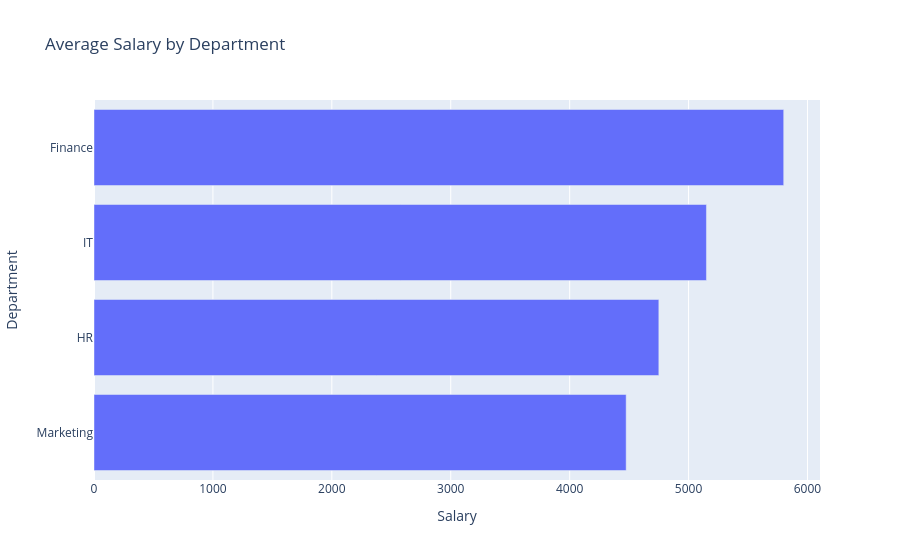

Notebook code cell kept with this figure:
### Code cell
avg_salary =  merge_df.groupby('department')['salary'].mean().sort_values()
fig1 = px.bar(
    x=avg_salary.values,
    y=avg_salary.index,
    title= "Average Salary by Department"
)
fig1.update_layout(xaxis_title="Salary", yaxis_title="Department")
fig1.show()

### Figure 1 — Plotly figure (JSON) as saved in the notebook; plotly's stock layout.template omitted (floating-point values rounded to 4 significant figures)
{"data": [{"hovertemplate": "x=%{x}<br>y=%{y}<extra></extra>", "legendgroup": "", "marker": {"color": "#636efa", "pattern": {"shape": ""}}, "name": "", "orientation": "h", "showlegend": false, "textposition": "auto", "type": "bar", "x": [4475.0, 4750.0, 5150.0, 5800.0], "xaxis": "x", "y": ["Marketing", "HR", "IT", "Finance"], "yaxis": "y"}], "layout": {"barmode": "relative", "legend": {"tracegroupgap": 0}, "title": {"text": "Average Salary by Department"}, "xaxis": {"anchor": "y", "domain": [0, 1], "title": {"text": "Salary"}}, "yaxis": {"anchor": "x", "domain": [0, 1], "title": {"text": "Department"}}}}
